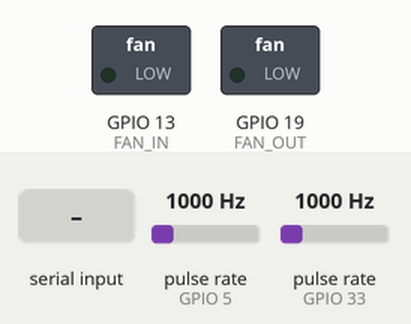
Simulated run of this sketch. Board: ESP32. On the bench: switched loads named in the sketch (green lamp = pin HIGH). Wiring (inferred from the names in the program): 2 × pulse sensor: data GPIO 5 / data GPIO 33. The test bench sets the inputs (shaded band); at power-on: pulse rate (sensors on GPIO 5, GPIO 33) 1000 Hz. What the sketch prints to the serial monitor is not drawn.

Above: at 1.5 s.
1.6 s: "2\n" received over Serial
At 2.2 s:
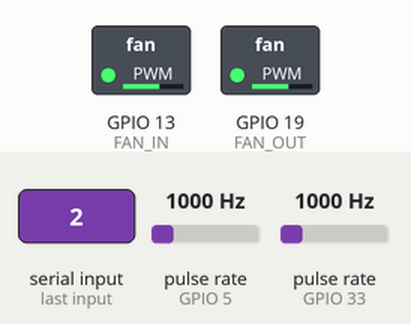
3.1 s: "d90\n" received over Serial
At 4.3 s:
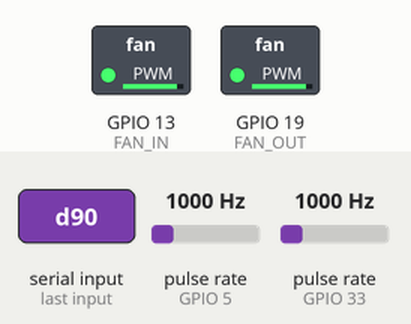
4.6 s: "d,45\n" received over Serial
At 5.7 s:
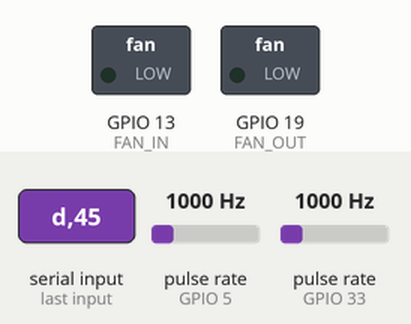
7.5 s: "D90\n" received over Serial
At 7.9 s:
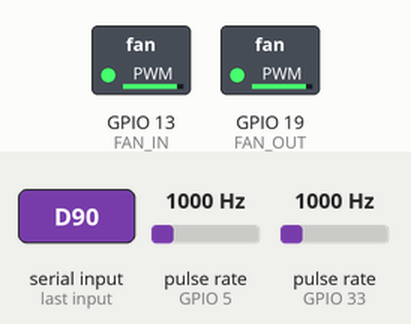
9.0 s: "0\n" received over Serial
At 10.2 s:
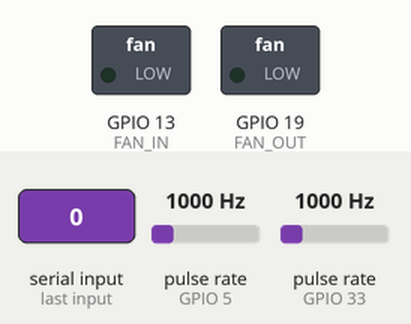
Timing chart, 0 to 11.5 s (numbered marks = the images above; inputs shaded):
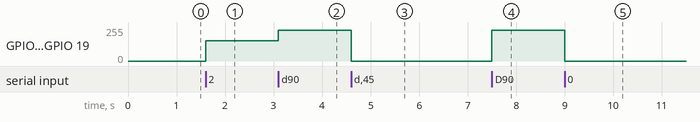

The sketch:

new_fan_t.ino
```cpp
// new_fan_t — 정지·약풍·중풍·강풍 4단 팬 제어(25 kHz 11비트 PWM + Tach 회전수) + BME280(온습압) + PMS5003(미세먼지)
//
// 팬 배선(2026-09-27 재변경): 팬 Vcc·GND → 브레드보드 5 V 줄 (ESP32 5V 핀 아님)
//       PWM(노란선)  흡기 → 13 · 배기 → 19
//       Tach(파란선) 흡기 → 5 (32에서 이동 — 흡기+배기 동시 구동 시 rpm이 8000~13000으로 튀는
//                              노이즈가 있어 재배선) · 배기 → 33
// !! GND는 ESP32·팬·BME280·PMS5003 전부 반드시 공통으로 묶을 것 — 기준 전위가 다르면
//    Tach 펄스가 튀거나 I2C·UART가 아예 안 붙는다.
// !! Tach를 GPIO34·35·36·39에 꽂으면 안 된다. 입력 전용이라 내부 풀업 회로가 없고,
//    오픈 컬렉터인 팬 Tach는 풀업 없이는 라인이 떠서 노이즈만 읽힌다.
//
// 센서 배선(팬 핀과 겹치지 않음 — 2026-09-22 추가, PMS 핀은 2026-09-27 재변경):
//       BME280   SDA(파란선) → 25 · SCL(노란선) → 26 (2026-10-08 연결 이상 진단용 변경, I2C 0x76/0x77 자동 탐색)
//       PMS5003  RX(ESP32측, PMS TX에 연결) → 14 · TX(ESP32측, PMS RX에 연결) → 27 (UART2, 9600bps)
//       (GPIO2는 부팅 스트래핑 핀이라 PMS TX가 물리면 업로드가 막혀서 14/27로 옮김)
// 라이브러리: Adafruit BME280 + Adafruit Unified Sensor + Adafruit BusIO
//
// 단계값은 실측 duty→rpm 곡선에서 간격이 가장 크게 벌어지도록 골랐다:
//   15%→900 · 20%→1410 · 25%→1800 · 30%→2300 · 40%→3270 · 60%→4770 · 80%→6210 · 100%→6930
//   80 % 위로는 곡선이 평평해져(6210→6930) 더 올려도 체감이 거의 없다 → 강풍은 100 %.
//   콜드 스타트는 15 %에서도 뜨는 걸 확인해서 시작 부스트는 넣지 않았다.
//
// 시리얼 명령 (115200, 줄 끝에 Enter):
//   0 정지 · 1 약풍 · 2 중풍 · 3 강풍 · d<n> 수동 duty(흡기·배기 동일) · ? 상태
//   F <in> <out>  흡기·배기 독립 duty(%) 지정 — 예: "F 35 0" = 흡기만 약풍, 배기 정지
//
// 출력: 1초마다 사람이 읽는 [FAN] 줄 + PC 로깅용 "DATA,..." CSV 줄을 같이 찍는다.
//   DATA,elapsed_ms,duty_in,rpm_in,duty_out,rpm_out,temp_c,rh_pct,pressure_hpa,pm1_0,pm2_5,pm10,bme_err,pms_stale
#ifndef ENABLE_BME280
#define ENABLE_BME280 0  // 2026-10-08: 센서 미응답으로 연기 실험에서 제외. 복구 후 1로 변경.
#endif
#if ENABLE_BME280
#include <Wire.h>
#include <Adafruit_Sensor.h>
#include <Adafruit_BME280.h>
#endif
#include <HardwareSerial.h>

const int FAN_IN = 13, FAN_OUT = 19;
const int TACH_IN = 5, TACH_OUT = 33;
const uint32_t PWM_FREQ = 25000;   // 4핀 PC 팬 규격 25 kHz
const uint8_t  PWM_RES  = 11;
const uint32_t DUTY_MAX = (1u << PWM_RES) - 1;
const uint32_t REPORT_MS = 1000;

const int PIN_SDA = 25, PIN_SCL = 26;
const int PIN_PMS_RX = 14, PIN_PMS_TX = 27;
const uint32_t PMS_STALE_MS = 6000;   // PMS5003 안정 모드 출력 간격 최대 2.3 s → 2회 연속 누락까지 정상으로 봄 (T08과 동일 기준)

struct Level { const char *name; int pct; };
const Level LEVELS[] = {
  {"정지", 0},
  {"약풍", 35},
  {"중풍", 60},
  {"강풍", 100},
};
const int NLEVEL = sizeof(LEVELS) / sizeof(LEVELS[0]);

// 25 kHz PWM 스위칭이 Tach 선에 실려 가짜 엣지가 섞인다(중간 duty에서 특히 심함).
// 진짜 펄스 간격은 7000 rpm에서도 4.3 ms라, 1 ms보다 빨리 온 엣지는 노이즈로 버린다
// (= 30,000 rpm까지는 정상으로 통과시킨다).
const uint32_t MIN_PULSE_US = 1000;

volatile uint32_t tachCntIn = 0, tachCntOut = 0;
volatile uint32_t lastEdgeIn = 0, lastEdgeOut = 0;

void IRAM_ATTR isrIn() {
  uint32_t now = micros();
  if (now - lastEdgeIn < MIN_PULSE_US) return;
  lastEdgeIn = now;
  tachCntIn = tachCntIn + 1;
}

void IRAM_ATTR isrOut() {
  uint32_t now = micros();
  if (now - lastEdgeOut < MIN_PULSE_US) return;
  lastEdgeOut = now;
  tachCntOut = tachCntOut + 1;
}

// 흡기·배기 duty/이름을 독립적으로 추적 — 레벨(0~3)·d<n> 명령은 둘을 항상 같은 값으로 같이 설정하고,
// F 명령만 서로 다른 값을 허용한다.
int pctIn = 0, pctOut = 0;
const char *nameIn = "정지", *nameOut = "정지";
uint32_t rpmIn = 0, rpmOut = 0;
char cmdBuf[16];
uint8_t cmdLen = 0;

#if ENABLE_BME280
Adafruit_BME280 bme;
#endif
bool bmeOk = false;
HardwareSerial pms(2);
struct Sens { float t = NAN, rh = NAN, p = NAN; uint16_t pm1 = 0, pm25 = 0, pm10 = 0; uint32_t pmsAt = 0, pmsSeq = 0; } S;

// ---- PMS5003 (T08_cleanbox_fw와 동일 파싱) ----
bool pmsRead() {
  while (pms.available() >= 32) {
    if (pms.read() != 0x42 || pms.peek() != 0x4D) continue;
    pms.read();
    uint8_t b[30] = {0x42, 0x4D};
    if (pms.readBytes(b + 2, 28) != 28) return false;
    uint16_t rx = ((uint16_t)pms.read() << 8) | pms.read(), sum = 0;
    for (int i = 0; i < 30; i++) sum += b[i];
    if (sum != rx || b[2] != 0 || b[3] != 28 || b[29] != 0) return false;
    S.pm1  = (b[10] << 8) | b[11];   // data4~6 = 대기환경용 PM1 / PM2.5 / PM10
    S.pm25 = (b[12] << 8) | b[13];
    S.pm10 = (b[14] << 8) | b[15];
    S.pmsAt = millis();
    ++S.pmsSeq;
    // Separate fresh-frame stream; the existing DATA and CSV schemas stay unchanged.
    Serial.printf("PMS_SAMPLE,%lu,%lu,%u,%u,%u\n",
                  (unsigned long)S.pmsSeq, (unsigned long)S.pmsAt,
                  (unsigned)S.pm1, (unsigned)S.pm25, (unsigned)S.pm10);
    return true;
  }
  return false;
}

void applyBoth(int pct, const char *name) {
  pctIn = pctOut = constrain(pct, 0, 100);
  nameIn = nameOut = name;
  uint32_t d = (uint32_t)DUTY_MAX * pctIn / 100;
  ledcWrite(FAN_IN, d);
  ledcWrite(FAN_OUT, d);
  Serial.printf("[FAN] %s (duty %d %%)\n", name, pctIn);
}

void applyIndep(int pctI, int pctO) {
  pctIn = constrain(pctI, 0, 100);
  pctOut = constrain(pctO, 0, 100);
  nameIn = "수동(F)";
  nameOut = "수동(F)";
  ledcWrite(FAN_IN,  (uint32_t)DUTY_MAX * pctIn / 100);
  ledcWrite(FAN_OUT, (uint32_t)DUTY_MAX * pctOut / 100);
  Serial.printf("[FAN] 독립제어 흡기 duty=%d %% · 배기 duty=%d %%\n", pctIn, pctOut);
}

void handleCmd(const char *cmd) {
  if (cmd[0] >= '0' && cmd[0] < '0' + NLEVEL && cmd[1] == '\0') {
    const Level &l = LEVELS[cmd[0] - '0'];
    applyBoth(l.pct, l.name);
  } else if (cmd[0] == 'd' || cmd[0] == 'D') {
    applyBoth(atoi(cmd + 1), "수동");
  } else if (cmd[0] == 'F' || cmd[0] == 'f') {
    int a, b;
    if (sscanf(cmd + 1, "%d %d", &a, &b) == 2) {
      applyIndep(a, b);
    } else {
      Serial.println("[FAN] ?? F 형식: F <흡기%> <배기%>  예) F 35 0");
    }
  } else if (cmd[0] == '?') {
    Serial.printf("[FAN] 흡기 %s duty=%d %% %lu rpm · 배기 %s duty=%d %% %lu rpm · T=%.1fC RH=%.1f%% PM2.5=%u\n",
                  nameIn, pctIn, (unsigned long)rpmIn, nameOut, pctOut, (unsigned long)rpmOut,
                  S.t, S.rh, (unsigned)S.pm25);
  } else {
    Serial.printf("[FAN] ?? 명령: %s  (0 정지 · 1 약풍 · 2 중풍 · 3 강풍 · d<n> · F <in> <out> · ?)\n", cmd);
  }
}

void readSerial() {
  while (Serial.available()) {
    char c = Serial.read();
    if (c == '\n' || c == '\r') {
      if (cmdLen) { cmdBuf[cmdLen] = '\0'; handleCmd(cmdBuf); cmdLen = 0; }
    } else if (cmdLen < sizeof(cmdBuf) - 1) {
      cmdBuf[cmdLen++] = c;
    }
  }
}

void setup() {
  Serial.begin(115200);
  delay(300);
  ledcAttach(FAN_IN,  PWM_FREQ, PWM_RES);
  ledcAttach(FAN_OUT, PWM_FREQ, PWM_RES);
  pinMode(TACH_IN,  INPUT_PULLUP);   // 오픈 컬렉터 Tach 기준 · 3.3 V 내부 풀업
  pinMode(TACH_OUT, INPUT_PULLUP);
  attachInterrupt(digitalPinToInterrupt(TACH_IN),  isrIn,  FALLING);
  attachInterrupt(digitalPinToInterrupt(TACH_OUT), isrOut, FALLING);

#if ENABLE_BME280
  Wire.begin(PIN_SDA, PIN_SCL, 100000);
  // Read-only boot diagnostics: ACK and chip ID distinguish bus access from init failure.
  // Idle HIGH alone does not prove continuity through the jumper wires.
  Serial.printf("[BME_DIAG] SDA=%d level=%d SCL=%d level=%d\n",
                PIN_SDA, digitalRead(PIN_SDA), PIN_SCL, digitalRead(PIN_SCL));
  for (uint8_t address = 0x76; address <= 0x77; ++address) {
    Wire.beginTransmission(address);
    uint8_t ack = Wire.endTransmission();
    Serial.printf("[BME_DIAG] address=0x%02X ack_status=%u\n", address, ack);
    if (ack != 0) continue;
    Wire.beginTransmission(address);
    Wire.write(0xD0);  // BME280 chip ID register; expected value 0x60.
    uint8_t regStatus = Wire.endTransmission(false);
    if (regStatus != 0) {
      Serial.printf("[BME_DIAG] id_pointer_status=%u\n", regStatus);
      continue;
    }
    size_t count = Wire.requestFrom(address, (uint8_t)1);
    if (count == 1 && Wire.available()) {
      Serial.printf("[BME_DIAG] chip_id=0x%02X\n", Wire.read());
    } else {
      Serial.printf("[BME_DIAG] chip_id_read_failed count=%u\n", (unsigned)count);
    }
  }
  bmeOk = bme.begin(0x76, &Wire) || bme.begin(0x77, &Wire);
  if (bmeOk) bme.setSampling(Adafruit_BME280::MODE_FORCED);
#endif
  pms.begin(9600, SERIAL_8N1, PIN_PMS_RX, PIN_PMS_TX);

  applyBoth(0, "정지");
  Serial.printf("[FAN] 0 정지 · 1 약풍(35 %%) · 2 중풍(60 %%) · 3 강풍(100 %%) · d<n> 수동 · F <in> <out> 독립제어 · ? 상태 (BME280 %s)\n",
                ENABLE_BME280 ? (bmeOk ? "OK" : "감지 안됨") : "진단용 비활성화");
}

void loop() {
  static uint32_t lastReport = 0;
  readSerial();
  pmsRead();
  uint32_t now = millis();
  if (now - lastReport >= REPORT_MS) {
    lastReport = now;
    // 일반 PC 팬은 회전 1회당 Tach 펄스 2개 → rpm = 펄스/초 × 30
    rpmIn  = tachCntIn  * 30;
    rpmOut = tachCntOut * 30;
    tachCntIn = 0; tachCntOut = 0;

#if ENABLE_BME280
    if (bmeOk) {
      bme.takeForcedMeasurement();
      S.t = bme.readTemperature();
      S.rh = bme.readHumidity();
      S.p = bme.readPressure() / 100.0f;
    }
#endif
    bool pmsStale = (S.pmsSeq == 0 || millis() - S.pmsAt > PMS_STALE_MS);

    Serial.printf("[FAN] 흡기 %s duty=%3d %% %4lu rpm · 배기 %s duty=%3d %% %4lu rpm · T=%.1fC RH=%.1f%% P=%.0fhPa PM1=%u PM2.5=%u PM10=%u%s\n",
                  nameIn, pctIn, (unsigned long)rpmIn, nameOut, pctOut, (unsigned long)rpmOut,
                  bmeOk ? S.t : -99.0f, bmeOk ? S.rh : -99.0f, bmeOk ? S.p : -99.0f,
                  (unsigned)S.pm1, (unsigned)S.pm25, (unsigned)S.pm10,
                  pmsStale ? " [PMS stale]" : "");
    Serial.printf("DATA,%lu,%d,%lu,%d,%lu,%.2f,%.1f,%.1f,%u,%u,%u,%d,%d\n",
                  (unsigned long)now, pctIn, (unsigned long)rpmIn, pctOut, (unsigned long)rpmOut,
                  bmeOk ? S.t : -99.0f, bmeOk ? S.rh : -99.0f, bmeOk ? S.p : -99.0f,
                  (unsigned)S.pm1, (unsigned)S.pm25, (unsigned)S.pm10,
                  bmeOk ? 0 : 1, pmsStale ? 1 : 0);
  }
}
```

Measured:
- after the input at 1.6 s, GPIO 13 (FAN_IN), GPIO 19 (FAN_OUT): 0/255 → 153/255 at once
- after the input at 3.1 s, GPIO 13 (FAN_IN), GPIO 19 (FAN_OUT): 153/255 → 229/255 at once
- after the input at 4.6 s, GPIO 13 (FAN_IN), GPIO 19 (FAN_OUT): 229/255 → 0/255 at once
- after the input at 7.5 s, GPIO 13 (FAN_IN), GPIO 19 (FAN_OUT): 0/255 → 229/255 at once
- after the input at 9.0 s, GPIO 13 (FAN_IN), GPIO 19 (FAN_OUT): 229/255 → 0/255 at once
